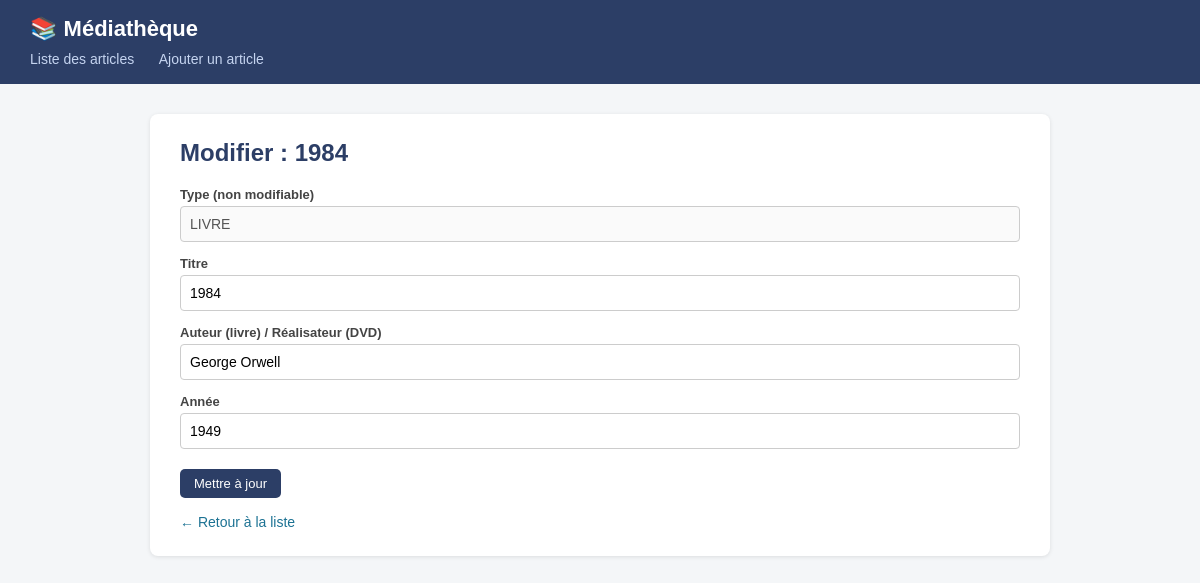
The page /index.php?action=formulaire&id=2 on the database its author committed.
### tables this page shows
CREATE TABLE `article` (
  `id` int(11) NOT NULL,
  `type` enum('livre','dvd') NOT NULL,
  `titre` varchar(150) NOT NULL,
  `auteur` varchar(150) NOT NULL,
  `annee` int(11) NOT NULL,
  `disponible` tinyint(1) NOT NULL DEFAULT 1
);

### controllers/ArticleController.class.php (called while the page is built, shortened)
<?php
class ArticleController
{
    private ArticleDAO $dao;
    public function __construct(\PDO $pdo)
    {
        $this->dao = new ArticleDAO($pdo);
    }
    public function formulaire(): void
    {
        $id      = isset($_GET['id']) ? (int) $_GET['id'] : 0;
        $article = null;
        if ($id > 0) {
            $article = $this->dao->find($id);
        }
        $this->render('article/formulaire', [
            'article' => $article,
            'erreurs' => [],
            'post'    => [],
        ]);
    }
    private function render(string $vue, array $donnees = []): void
    {
        extract($donnees);
        require __DIR__ . '/../views/' . $vue . '.php';
    }
}

### classes/DAO.class.php (called while the page is built, shortened)
<?php
abstract class DAO
{
    protected \PDO $pdo;
    protected string $table;
    public function __construct(\PDO $pdo)
    {
        $this->pdo = $pdo;
    }
    public function find(int $id): ?object
    {
        $stmt = $this->pdo->prepare(
            "SELECT * FROM {$this->table} WHERE id = :id"
        );
        $stmt->execute([':id' => $id]);
        $row = $stmt->fetch();
        return ($row !== false) ? $this->hydrate($row) : null;
    }
}

### classes/Article.class.php (called while the page is built, shortened)
<?php
abstract class Article
{
    private ?int   $id         = null;
    private string $titre;
    private string $auteur;
    private int    $annee;
    public function __construct(
        string $titre,
        string $auteur,
        int    $annee,
        bool   $disponible = true
    ) {
        $this->auteur     = $auteur;
    }
    public function getId(): ?int       { return $this->id;         }
    public function getTitre(): string  { return $this->titre;      }
    public function getAuteur(): string { return $this->auteur;     }
    public function getAnnee(): int     { return $this->annee;      }
    public function setId(int $id): void
    {
        $this->id = $id;
    }
    public function setTitre(string $titre): void
    {
        $this->titre = $titre;
    }
    public function setAnnee(int $annee): void
    {
        $max = (int) date('Y');
        $this->annee = $annee;
    }
}
class ArticleDAO extends DAO
{
    protected function hydrate(array $row): object
    {
        if ($row['type'] === 'livre') {
            $article = new Livre(
                $row['titre'],
                $row['auteur'],
                (int)  $row['annee'],
                (bool) $row['disponible']
            );
        }
        $article->setId((int) $row['id']);
        return $article;
    }
}
?>

### classes/Livre.class.php (called while the page is built, shortened)
<?php
class Livre extends Article implements Empruntable
{
    public function getType(): string
    {
        return 'livre';
    }
}

### views/article/formulaire.php (the view, shortened to what this page needs)
<?php require __DIR__ . '/../layout/header.php'; ?>
<?php
$mode = ($article !== null) ? 'modification' : 'ajout';
$id   = ($article !== null) ? $article->getId() : 0;
?>
<h2>
    <?= $mode === 'modification'
        ? "Modifier : " . htmlspecialchars($article->getTitre())
        : "Ajouter un article" ?>
</h2>
<form method="post"
      action="index.php?action=formulaire<?= $id > 0 ? "&id=$id" : '' ?>">
    <?php if ($mode === 'ajout'): ?>
        <label for="type">Type d'article</label>
        <select id="type" name="type">
            <option value="">-- Choisir --</option>
            <option value="livre"
                <?= (($post['type'] ?? '') === 'livre') ? 'selected' : '' ?>>
                Livre
            </option>
            <option value="dvd"
                <?= (($post['type'] ?? '') === 'dvd') ? 'selected' : '' ?>>
                DVD
            </option>
        </select>
    <?php else: ?>
        <label>Type (non modifiable)</label>
        <input type="text"
               value="<?= strtoupper($article->getType()) ?>"
               disabled>
    <?php endif; ?>
    <label for="titre">Titre</label>
    <input type="text"
           id="titre"
           name="titre"
           value="<?= htmlspecialchars(
               $post['titre'] ?? ($article ? $article->getTitre() : '')
           ) ?>">
    <label for="auteur">Auteur (livre) / Réalisateur (DVD)</label>
    <input type="text"
           id="auteur"
           name="auteur"
           value="<?= htmlspecialchars(
               $post['auteur'] ?? ($article ? $article->getAuteur() : '')
           ) ?>">
    <label for="annee">Année</label>
    <input type="number"
           id="annee"
           name="annee"
           value="<?= htmlspecialchars(
               $post['annee'] ?? ($article ? (string) $article->getAnnee() : '')
           ) ?>">
    <button type="submit" class="btn">
        <?= $mode === 'modification' ? 'Mettre à jour' : 'Enregistrer' ?>
    </button>
</form>
<a class="lien-retour" href="index.php?action=liste">← Retour à la liste</a>
<?php require __DIR__ . '/../layout/footer.php'; ?>

### views/layout/header.php (style rules this page uses)
* { box-sizing: border-box; }
body { font-family: Arial, sans-serif; background: #f4f6f8; margin: 0; color: #222; }
h2 { color: #2c3e66; margin-top: 0; }
.btn { display: inline-block; background: #2c3e66; color: white; padding: 7px 14px; border: none; border-radius: 5px; cursor: pointer; font-size: 13px; text-decoration: none; margin-right: 4px; }
form label { display: block; font-size: 13px; font-weight: bold; color: #444; margin-top: 14px; }
form input, form select { width: 100%; padding: 9px; margin-top: 4px; border: 1px solid #ccc; border-radius: 4px; font-size: 14px; }
form .btn { margin-top: 20px; }
.lien-retour { display: inline-block; margin-top: 16px; color: #1c7293; font-size: 14px; text-decoration: none; }

### rows shown on the page
article: titre "1984", auteur "George Orwell", annee "1949"
